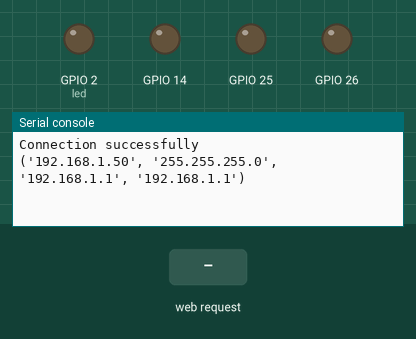
Recording of a program running on a simulated ESP32 board running MicroPython. Shown: output pins drawn as LEDs (lit = HIGH), the last lines printed to the serial console. Inputs (shaded band) come from the test bench. WiFi joins after 1.5 s.

Above: at 2.7 s.
2.8 s: HTTP request GET /? received
At 4.0 s:
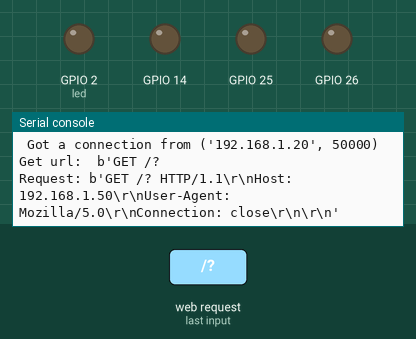
4.3 s: HTTP request GET / received
At 5.2 s:
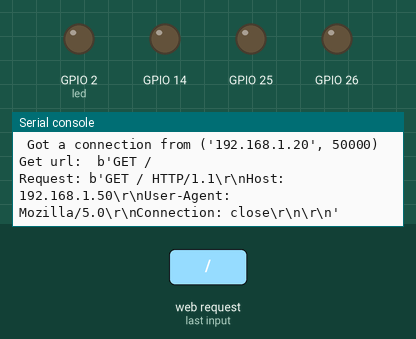

Measured:
- after the input at 2.8 s, the serial console: prints a new line at once (image 1)
- after the input at 4.3 s, the serial console: prints a new line at once (image 2)

The program:

server_rgb.py
```python
import usocket as socket
from machine import Pin
import network
import esp
import gc
from lib_rgb import RGBLed
from time import sleep

# Define your pin here
PR = 26
PG = 14
PB = 25

rgb = RGBLed(PR, PG, PB)
#        R    G   B
rgb.set(0, 0, 0)

led = Pin(2, Pin.OUT)

ssid = 'ELIJAH-WIFI'
pw = ''

station = network.WLAN(network.STA_IF)
station.active(True)
station.connect(ssid, pw)

while station.isconnected() == False:
    pass
print('Connection successfully')
print(station.ifconfig())

def web_page(red, green, blue):
    html = """<html>
     <head>
     <title>RGB Controller</title>
     <meta name="viewport" content="width=device-width, initial-scale=1">
     <link rel="icon" href="data:,"> <style>html{font-family: Helvetica;
    display:inline-block; margin: 0px auto; text-align: center;}
     h1{color: #0F3376; padding: 2vh;}p{font-size: 1.5rem;}.button{display:
    inline-block; background-color: #e7bd3b; border: none;
     border-radius: 4px; color: white; padding: 16px 40px; text-decoration:
    none; font-size: 30px; margin: 2px; cursor: pointer;}
     .button2{background-color: #4286f4;}</style>
     </head>
     <body>

    <h1>RGB Controller</h1>

     <form method="GET">
        <div>
            <label for="red"> Red (between 0 and 255): </label>
            <input type="range" name="red" min="0" max="255">
        </div>
        <br />
         <div>
            <label for="green"> Green (between 0 and 255): </label>
            <input type="range" name="green" min="0" max="255">
        </div>
        <br />
         <div>
            <label for="blue"> Blue (between 0 and 255): </label>
            <input type="range" name="blue" min="0" max="255">
        </div>
       <p><button class="button" type="submit">UPDATE</button></p>

    </form>
    <h2>
      Current Value
    </h2>
       <p>
         Red: """ + red + """, Green: """ + green + """, Blue: """ + blue + """
       </p>

     </body>
    </html> """
    return html
s = socket.socket(socket.AF_INET, socket.SOCK_STREAM)
s.bind(('', 81))
s.listen(5)

while True:
    conn, addr = s.accept()
    print(' Got a connection from {}'.format(str(addr)))
    request = conn.recv(1024)
    request = str(request)
   # print('Content = {}'.format(request))
    start = request.find('/?')
    end = request.find('HTTP')
    # print("start :", start, "end: ", end)
    geturl = request[:end]
    print("Get url: ", geturl)
    red = '0'
    blue = '0'
    green = '0'
    if len(geturl) >= 15:
        locategreen = geturl.find('&green')
        red = geturl[geturl.find('=')+1:locategreen]
        if len(red) > 2:
            red = int(geturl[geturl.find('=')+1:locategreen])
        else:
            red = int(0)
        geturl = geturl[locategreen:]
        locateblue = geturl.find('&b')
        green = (geturl[geturl.find('=')+1:locateblue])
        if len(green) > 2:
            green = int(green)
        else:
            green = int(0)
        geturl = geturl[locateblue + 1: len(geturl)]
        blue = geturl[geturl.find('=') + 1: len(geturl)]
        if len(blue) > 2:
            blue = int(blue)
            # print(blue+1)
        else:
            blue = int(0)
        print(red, green, blue)
        rgb.set(red, green, blue)

    print("Request:", request)
    red = str(red)
    green = str(green)
    blue = str(blue)
    response = web_page(red, green, blue)

    conn.send('HTTP/1.1 200 OK\n')
    conn.send('Content-Type: text/html\n')
    conn.send('Connection: close\n\n')
    conn.sendall(response)
    conn.close()
        
```

lib_rgb.py
```python
import machine


class RGBLed:
    def __init__(self, pin_r, pin_g, pin_b):
        self.pin_r = machine.PWM(machine.Pin(pin_r))
        self.pin_g = machine.PWM(machine.Pin(pin_g))
        self.pin_b = machine.PWM(machine.Pin(pin_b))
        self.set(0, 0, 0)

    def set(self, r, g, b):
        self.r = int(r)
        self.g = int(g)
        self.b = int(b)
        self.duty()

    def duty(self):
        self.pin_r.duty(self.duty_translate(self.r))
        self.pin_g.duty(self.duty_translate(self.g))
        self.pin_b.duty(self.duty_translate(self.b))

    def duty_translate(self, n):
        """translate values from 0-255 to 0-1023"""
        return int((float(n) / 255) * 1023)
```
